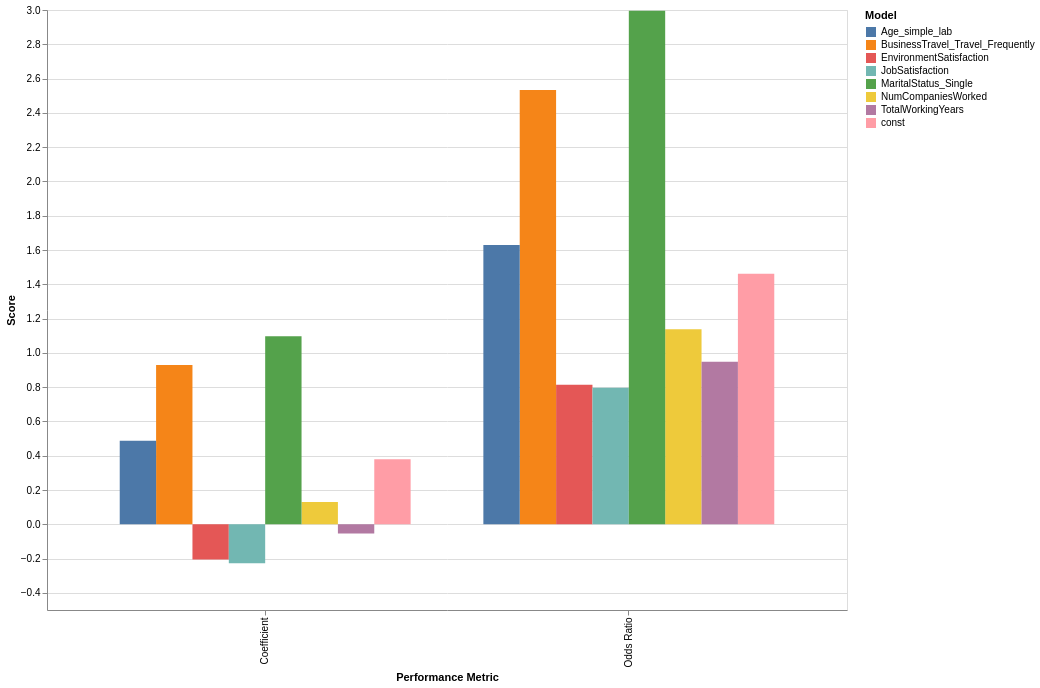

Source (notebook cell):
### Code cell
#### ************************************** ####

alt.Chart(SFS_barplot).mark_bar().encode(
    x=alt.X('Metric:N' , title = 'Performance Metric'),
    y = alt.Y('Value:Q', title = 'Score'), 
    color = alt.Color('index:N' , title = 'Model'),
    xOffset= 'index:N'
).properties(
    width = 800,
    height = 600
)

#### ************************************** ####

### Figure 1 — Vega-Lite specification as saved in the notebook (floating-point values rounded to 4 significant figures)
{"config": {"view": {"continuousWidth": 300, "continuousHeight": 300}}, "data": {"name": "data-aefdaf0616d7a44e9022c14414c9553e"}, "mark": {"type": "bar"}, "encoding": {"color": {"field": "index", "title": "Model", "type": "nominal"}, "x": {"field": "Metric", "title": "Performance Metric", "type": "nominal"}, "xOffset": {"field": "index", "type": "nominal"}, "y": {"field": "Value", "title": "Score", "type": "quantitative"}}, "height": 600, "width": 800, "$schema": "https://vega.github.io/schema/vega-lite/v5.20.1.json", "datasets": {"data-aefdaf0616d7a44e9022c14414c9553e": [{"index": "const", "Metric": "Coefficient", "Value": 0.3795}, {"index": "NumCompaniesWorked", "Metric": "Coefficient", "Value": 0.1294}, {"index": "TotalWorkingYears", "Metric": "Coefficient", "Value": -0.05396}, {"index": "EnvironmentSatisfaction", "Metric": "Coefficient", "Value": -0.206}, {"index": "JobSatisfaction", "Metric": "Coefficient", "Value": -0.2268}, {"index": "BusinessTravel_Travel_Frequently", "Metric": "Coefficient", "Value": 0.9295}, {"index": "MaritalStatus_Single", "Metric": "Coefficient", "Value": 1.097}, {"index": "Age_simple_lab", "Metric": "Coefficient", "Value": 0.488}, {"index": "const", "Metric": "Odds Ratio", "Value": 1.462}, {"index": "NumCompaniesWorked", "Metric": "Odds Ratio", "Value": 1.138}, {"index": "TotalWorkingYears", "Metric": "Odds Ratio", "Value": 0.9475}, {"index": "EnvironmentSatisfaction", "Metric": "Odds Ratio", "Value": 0.8138}, {"index": "JobSatisfaction", "Metric": "Odds Ratio", "Value": 0.7971}, {"index": "BusinessTravel_Travel_Frequently", "Metric": "Odds Ratio", "Value": 2.533}, {"index": "MaritalStatus_Single", "Metric": "Odds Ratio", "Value": 2.996}, {"index": "Age_simple_lab", "Metric": "Odds Ratio", "Value": 1.629}]}}
